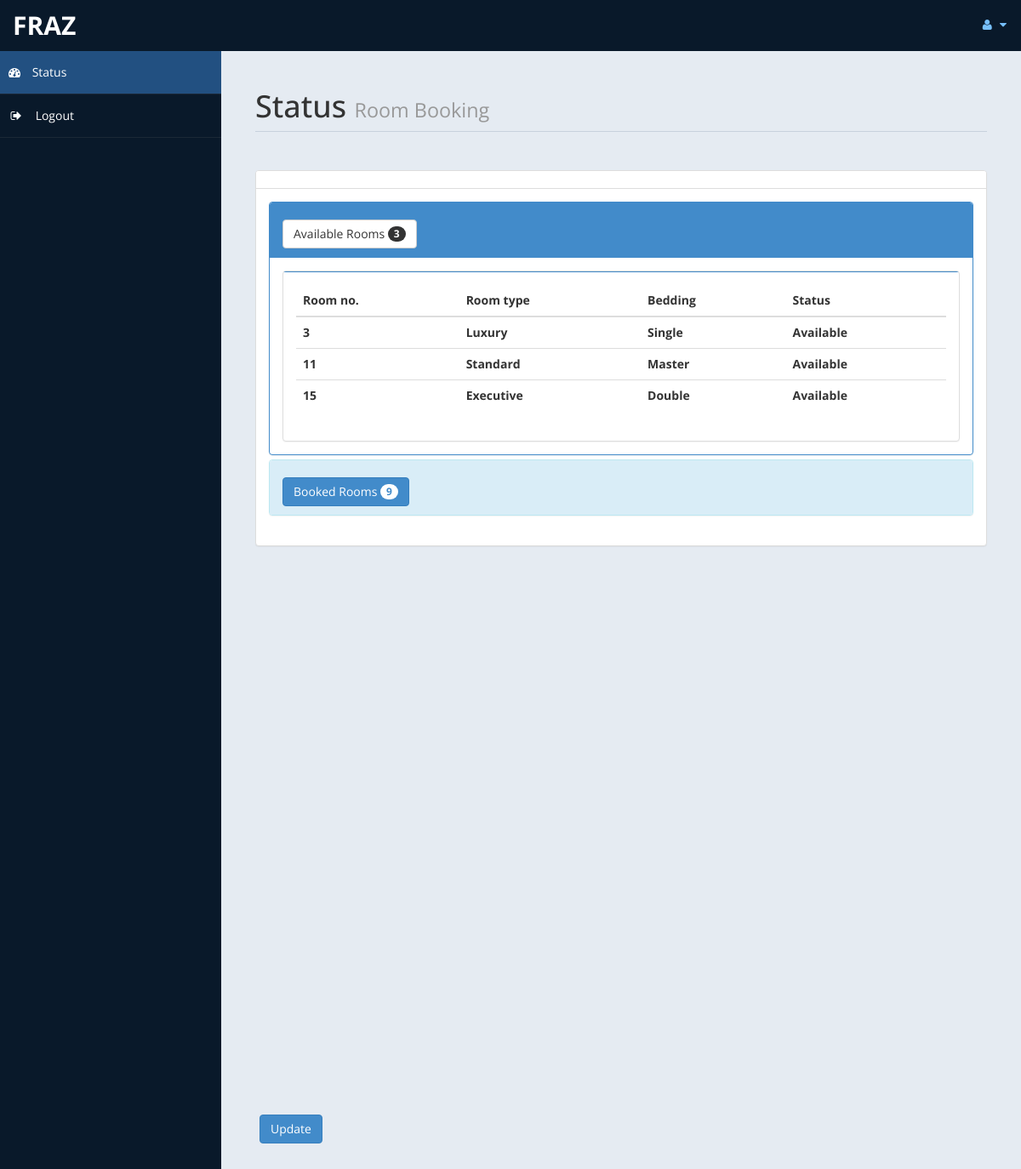
The app's page /admin/home.php (signed in), older data.
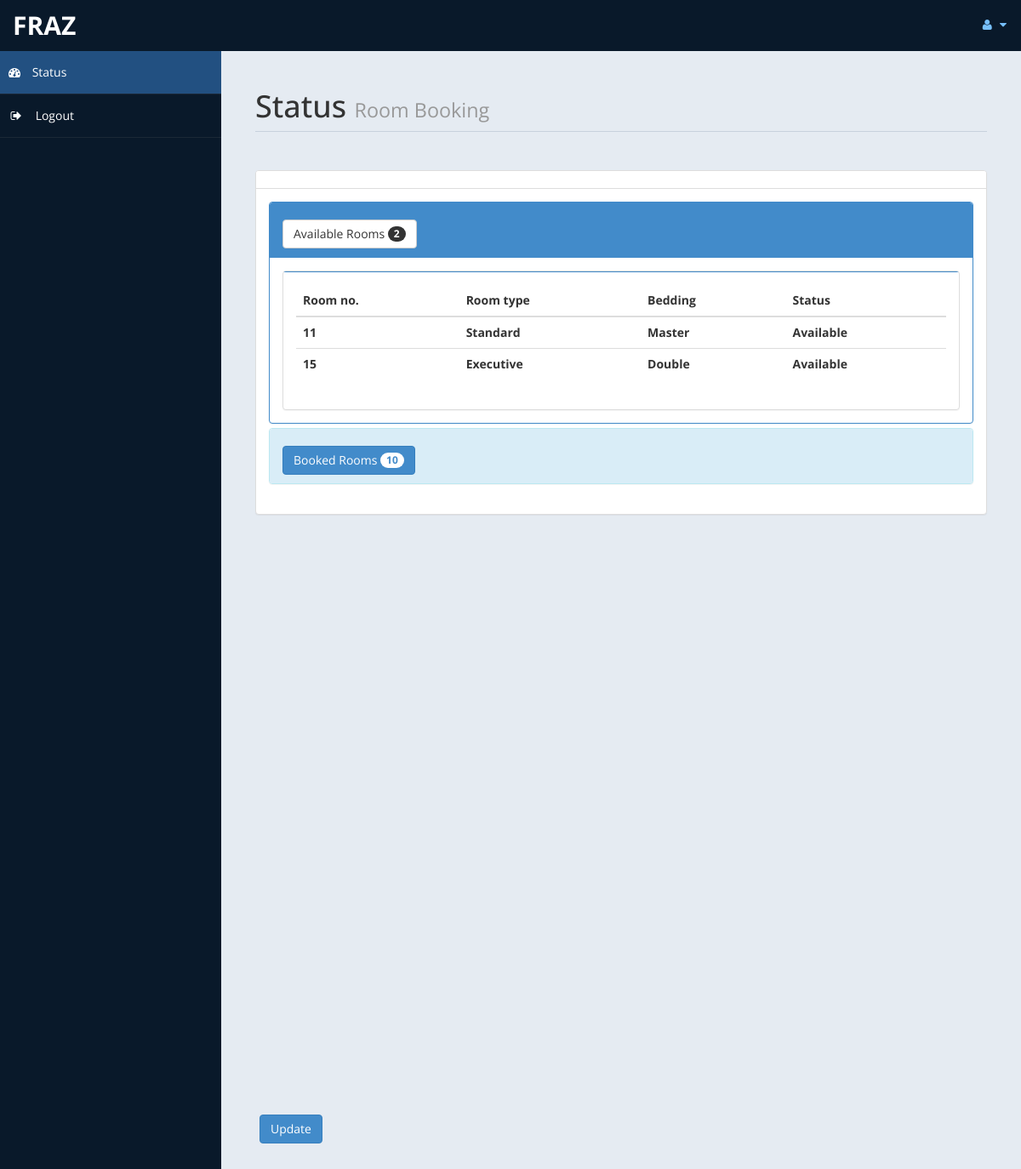
The same page, newer data.
### tables this page shows
CREATE TABLE `room` (
  `room_no` int(11) NOT NULL,
  `customer` int(11) UNSIGNED DEFAULT NULL,
  `bedding_type` varchar(10) DEFAULT NULL,
  `meal_type` varchar(15) DEFAULT NULL,
  `in_date` date DEFAULT NULL,
  `out_date` date DEFAULT NULL,
  `status` varchar(15) DEFAULT NULL,
  `no_of_day` int(11) DEFAULT NULL,
  `room_type` varchar(15) DEFAULT NULL
);

### admin/home.php (the view, shortened to what this page needs)
<!DOCTYPE html>
<html xmlns="http://www.w3.org/1999/xhtml">
<head>
    <link href="assets/css/bootstrap.css" rel="stylesheet" />
    <link href="assets/css/font-awesome.css" rel="stylesheet" />
    <link href="assets/js/morris/morris-0.4.3.min.css" rel="stylesheet" />
    <link href="assets/css/custom-styles.css" rel="stylesheet" />
</head>
<body>
    <div id="wrapper">
        <nav class="navbar navbar-default top-navbar" role="navigation">
            <div class="navbar-header">
                <a class="navbar-brand" href="home.php">
                    <?php echo $_SESSION["user"]; ?> </a>
            </div>
            <ul class="nav navbar-top-links navbar-right">
                <li class="dropdown">
                    <a class="dropdown-toggle" data-toggle="dropdown" href="#" aria-expanded="false">
                        <i class="fa fa-user fa-fw"></i> <i class="fa fa-caret-down"></i>
                    </a>
                </li>
            </ul>
        </nav>
        <nav class="navbar-default navbar-side" role="navigation">
            <div class="sidebar-collapse">
                <ul class="nav" id="main-menu">
                    <li>
                        <a class="active-menu" href="home.php"><i class="fa fa-dashboard"></i> Status</a>
                    </li>
                    <li>
                        <a href="logout.php"><i class="fa fa-sign-out fa-fw"></i> Logout</a>
                    </li>
                </ul>
            </div>
        </nav>
        <div id="page-wrapper">
            <div id="page-inner">
                <div class="row">
                    <div class="col-md-12">
                        <h1 class="page-header">
                            Status <small>Room Booking </small>
                        </h1>
                    </div>
                </div>
                <?php
						include ('db.php');
						$sql = "select * from room";
						$re = mysqli_query($con,$sql);
						$c =0;
						while($row=mysqli_fetch_array($re) )
						{
								$new = $row['status'];
								if($new=="Available")
								{
									$c = $c + 1;
								}
						}
				?>
                <div class="row">
                    <div class="col-md-12">
                        <div class="panel panel-default">
                            <div class="panel-heading">
                            </div>
                            <div class="panel-body">
                                <div class="panel-group" id="accordion">
                                    <div class="panel panel-primary">
                                        <div class="panel-heading">
                                            <h4 class="panel-title">
                                                <a data-toggle="collapse" data-parent="#accordion" href="#collapseTwo">
                                                    <button class="btn btn-default" type="button">
                                                        Available Rooms <span class="badge">
                                                            <?php echo $c ; ?></span>
                                                    </button>
                                                </a>
                                            </h4>
                                        </div>
                                        <div id="collapseTwo" class="panel-collapse in" style="height: auto;">
                                            <div class="panel-body">
                                                <div class="panel panel-default">
                                                    <div class="panel-body">
                                                        <div class="table-responsive">
                                                            <table class="table">
                                                                <thead>
                                                                    <tr>
                                                                        <th>Room no.</th>
                                                                        <th>Room type</th>
                                                                        <th>Bedding</th>
                                                                        <th>Status</th>
                                                                    </tr>
                                                                </thead>
                                                                <tbody>
                                                                    <?php
									$tsql = "SELECT * from room WHERE status='Available'";
									$tre = mysqli_query($con,$tsql);
									while($trow=mysqli_fetch_array($tre) )
									{
										$co =$trow['status'];
										if($co=="Available")
										{
											echo"<tr>
												<th>".$trow['room_no']."</th>
												<th>".$trow['room_type']."</th>
												<th>".$trow['bedding_type']."</th>
												<th>".$trow['status']."</th>
												</tr>";
										}
									}
									?>
                                                                </tbody>
                                                            </table>
                                                        </div>
                                                    </div>
                                                </div>
                                            </div>
                                        </div>
                                    </div>
                                    <?php
								$rsql = "SELECT * FROM `room`";
								$rre = mysqli_query($con,$rsql);
								$r =0;
								while($row=mysqli_fetch_array($rre) )
								{
										$br = $row['status'];
										if($br=="Not Available")
										{
											$r = $r + 1;
										}
								}
								?>
                                    <div class="panel panel-info">
                                        <div class="panel-heading">
                                            <h4 class="panel-title">
                                                <a data-toggle="collapse" data-parent="#accordion" href="#collapseOne"
                                                    class="collapsed">
                                                    <button class="btn btn-primary" type="button">
                                                        Booked Rooms <span class="badge">
                                                            <?php echo $r ; ?></span>
                                                    </button>
                                                </a>
                                            </h4>
                                        </div>
                                    </div>
                                </div>
                            </div>
                        </div>
                    </div>
                </div>
            </div>
            <div class='panel-body'>
                <button class='btn btn-primary btn' data-toggle='modal' data-target='#myModal'>
                    Update
                </button>
            </div>
        </div>
    </div>
</body>
</html>

### admin/assets/css/custom-styles.css (style rules this page uses)
body { font-family: 'Open Sans', sans-serif; }
#wrapper { width: 100%; background:#09192A; }
#page-wrapper { padding: 15px 15px; min-height: 600px; background:#E5EBF2; }
#page-inner { width:100%; margin:10px 20px 10px 0px; background-color:transparent; padding:10px; min-height:1200px; }
h1, .h1, h2, .h2, h3, .h3 { margin-top: 7px; margin-bottom: -5px; }
h4 { padding-top:10px; }
.page-header { padding-bottom: 9px; margin: 10px 0 45px; border-bottom: 1px solid #C7D1DD; }
.panel-default > .panel-heading { color: #000; background-color: #FFFFFF; border-color: #ddd; font-weight:bold; }
.top-navbar { margin:0px; }
.top-navbar .navbar-brand { color: #fff; width: 260px; text-align: left; height: 60px; font-size: 30px; font-weight: 700; text-transform: uppercase; line-height: 30px; }
.top-navbar .nav > li { position: relative; display: inline-block; }
.top-navbar .nav > li > a { position: relative; display: block; padding: 19px 15px; color: #77C0FD; }
.active-menu { background-color:#225081!important; }
.sidebar-collapse , .sidebar-collapse .nav { background:none; }
.sidebar-collapse .nav { padding:0; }
.sidebar-collapse .nav > li > a { color:#fff; background:transparent; text-shadow:none; }
.sidebar-collapse > .nav > li > a { padding:15px 10px; }
.sidebar-collapse > .nav > li { border-bottom: 1px solid rgba(107, 108, 109, 0.19); }
.navbar-side { border:none; background-color: transparent; }
.top-navbar { background:#09192A; border-bottom:none; }
.top-navbar .nav > li > a > i { margin-right: 2px; }
.navbar-default { border:0px solid black; }
.navbar-header { background: #09192A; }
.nav > li > a > i { margin-right:10px; }
@media (min-width:768px) { #page-wrapper { margin: 0 0 0 260px; padding: 15px 30px; min-height: 1200px; } }
@media (min-width:768px) { .navbar-side { z-index: 1; position: absolute; width: 260px; } }
@media (min-width:768px) { .navbar { border-radius: 0px; } }

Row changes from the older to the newer data that the page shows:
no longer on this page (row edited): room: room_no "3", room_type "Luxury", bedding_type "Single", status "Available"
Text that changed along with them:
$c: "3" → "2"
$r: "9" → "10"
